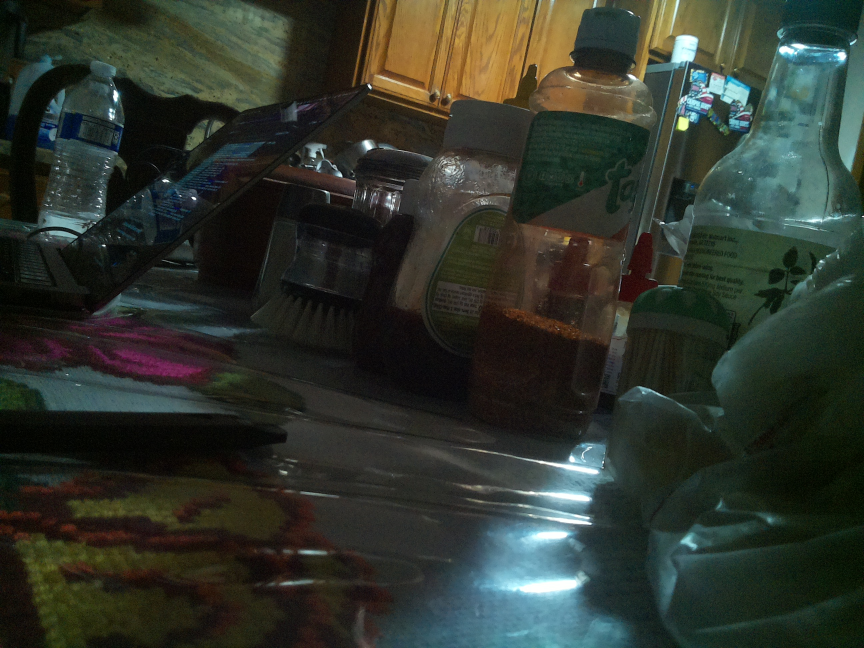
#> input picture servers/robot_controller_backend/video/test.jpg, 2592 x 1944 px (shown at 1/3 size)
$ python -i motion_detection.py   (imports and definitions only)
#> lines starting #> are read from the running program, lines starting #| are printed output that depends on the picture
"""
📌 File: video/motion_detection.py

💪 Summary:
This module implements motion detection for a video stream using OpenCV.
It compares consecutive frames to identify motion and highlights areas where movement occurs.

🛠️ Features:
- Detects motion by analyzing frame differences.
- Highlights detected motion with bounding boxes.
- Hardware-aware sensitivity adjustments.
- Performance optimized for different platforms.
"""

import os
import logging
import warnings
from typing import Optional, Tuple

try:
    import cv2  # type: ignore
except ImportError:  # pragma: no cover
    cv2 = None  # type: ignore
    warnings.warn("OpenCV not installed. Motion detection disabled.", ImportWarning)

import numpy as np

log = logging.getLogger(__name__)


def _detect_hardware() -> dict:
    """Detect hardware for optimization."""
    is_pi4b = False
    is_jetson = False

    try:
        if os.path.exists("/proc/device-tree/model"):
            with open("/proc/device-tree/model", "r") as f:
                model = f.read().strip()
                if "Raspberry Pi 4" in model:
                    is_pi4b = True
                elif "NVIDIA" in model or "Jetson" in model:
                    is_jetson = True
    except Exception:
        pass

    return {"is_pi4b": is_pi4b, "is_jetson": is_jetson}


_hardware = _detect_hardware()


class MotionDetector:
    """
    Motion detector with hardware-aware optimizations.

    Automatically adjusts sensitivity and processing based on detected hardware.
    """

    def __init__(self, sensitivity: Optional[int] = None, min_area: Optional[int] = None):
        """
        Initialize motion detector.

        Args:
            sensitivity: Threshold for motion detection (lower = more sensitive).
                        Auto-adjusted based on hardware if None.
            min_area: Minimum contour area to consider as motion.
                     Auto-adjusted based on hardware if None.
        """
        self.previous_frame: Optional[np.ndarray] = None

        # Hardware-aware defaults
        if sensitivity is None:
            if _hardware["is_pi4b"]:
                sensitivity = 35  # Pi sensor noise needs higher threshold
            elif _hardware["is_jetson"]:
                sensitivity = 25  # More sensitive on Jetson
            else:
                sensitivity = 30  # Default

        if min_area is None:
            if _hardware["is_pi4b"]:
                min_area = 2000  # Large threshold to filter camera noise on Pi
            elif _hardware["is_jetson"]:
                min_area = 800   # Smaller area for Jetson
            else:
                min_area = 1500  # Default

        self.sensitivity = int(sensitivity)
        self.min_area = int(min_area)
        self._frame_count = 0
        self._motion_count = 0

        # Hardware-aware blur kernel size
        if _hardware["is_pi4b"]:
            self._blur_kernel = (15, 15)  # Smaller kernel for Pi
        else:
            self._blur_kernel = (21, 21)  # Default

        log.info(f"Motion detector initialized: sensitivity={self.sensitivity}, min_area={self.min_area}, "
                f"hardware={'Pi4B' if _hardware['is_pi4b'] else 'Jetson' if _hardware['is_jetson'] else 'Other'}")

    def detect_motion(self, frame: Optional[np.ndarray]) -> Tuple[np.ndarray, bool]:
        """
        Detect motion by comparing current frame with the previous one.

        Args:
            frame: BGR frame from camera

        Returns:
            Tuple of (annotated_frame, motion_detected)
        """
        if cv2 is None:
            return frame if frame is not None else np.zeros((480, 640, 3), dtype=np.uint8), False

        if frame is None:
            return np.zeros((480, 640, 3), dtype=np.uint8), False

        try:
            # Ensure the frame has the correct dimensions
            if len(frame.shape) < 3 or frame.shape[2] != 3:
                log.warning("Invalid frame format, skipping motion detection.")
                return frame, False

            # Convert to grayscale
            gray = cv2.cvtColor(frame, cv2.COLOR_BGR2GRAY)

            # Apply Gaussian blur to reduce noise (hardware-aware kernel)
            gray = cv2.GaussianBlur(gray, self._blur_kernel, 0)

            if self.previous_frame is None:
                self.previous_frame = gray
                self._frame_count += 1
                return frame, False

            # Compute the absolute difference between frames
            delta_frame = cv2.absdiff(self.previous_frame, gray)
            self.previous_frame = gray  # Update previous frame

            # Apply threshold to get regions with motion
            _, threshold_frame = cv2.threshold(
                delta_frame, self.sensitivity, 255, cv2.THRESH_BINARY
            )

            # Dilate to fill holes
            threshold_frame = cv2.dilate(threshold_frame, None, iterations=2)

            # Find contours of moving objects
            contours, _ = cv2.findContours(
                threshold_frame, cv2.RETR_EXTERNAL, cv2.CHAIN_APPROX_SIMPLE
            )

            # Global-change guard: if more than 40% of the frame shows motion
            # it's a lighting/exposure shift, not real motion — skip all boxes.
            frame_area = frame.shape[0] * frame.shape[1]
            total_motion_area = sum(
                cv2.contourArea(c) for c in contours
                if cv2.contourArea(c) > self.min_area
            )
            if total_motion_area > 0.40 * frame_area:
                self._frame_count += 1
                return frame, False

            motion_detected = False
            boxes_drawn = 0
            MAX_BOXES = 6  # Cap to avoid flooding the frame
            for contour in contours:
                if boxes_drawn >= MAX_BOXES:
                    break
                area = cv2.contourArea(contour)
                if area > self.min_area:
                    motion_detected = True
                    (x, y, w, h) = cv2.boundingRect(contour)
                    cv2.rectangle(frame, (x, y), (x + w, y + h), (0, 255, 0), 2)
                    boxes_drawn += 1

                    if _hardware["is_jetson"]:  # Only on Jetson for performance
                        cv2.putText(
                            frame, f"{int(area)}",
                            (x, y - 5),
                            cv2.FONT_HERSHEY_SIMPLEX,
                            0.5,
                            (0, 255, 0),
                            1
                        )

            self._frame_count += 1
            if motion_detected:
                self._motion_count += 1

            return frame, motion_detected

        except Exception as e:
            log.error(f"Motion detection error: {e}", exc_info=True)
            return frame, False

    def get_stats(self) -> dict:
        """Get motion detection statistics."""
        return {
            "frames_processed": self._frame_count,
            "motion_detected": self._motion_count,
            "motion_rate": self._motion_count / max(1, self._frame_count),
            "sensitivity": self.sensitivity,
            "min_area": self.min_area,
        }

>>> import cv2
>>> picture = cv2.imread('test.jpg')
#> picture is the input picture: shape (1944, 2592, 3); mean B, G, R 44.6, 53.3, 47.6
>>> result = MotionDetector().detect_motion(picture)
#> in detect_motion, `gray = cv2.cvtColor(frame, cv2.COLOR_BGR2GRAY)`:
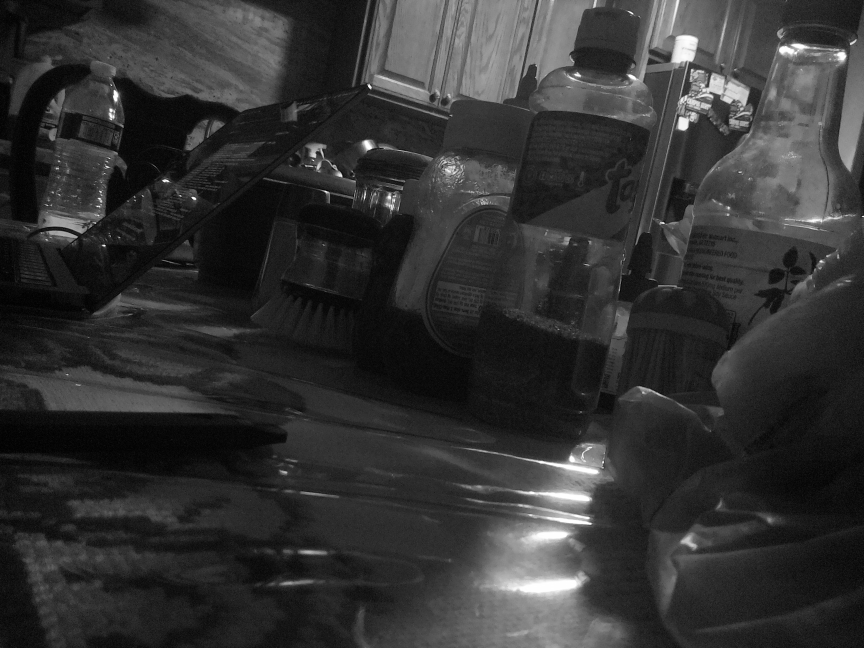
#> gray: shape (1944, 2592) (shown at 1/3 size); min 0, max 255, mean 50.6
